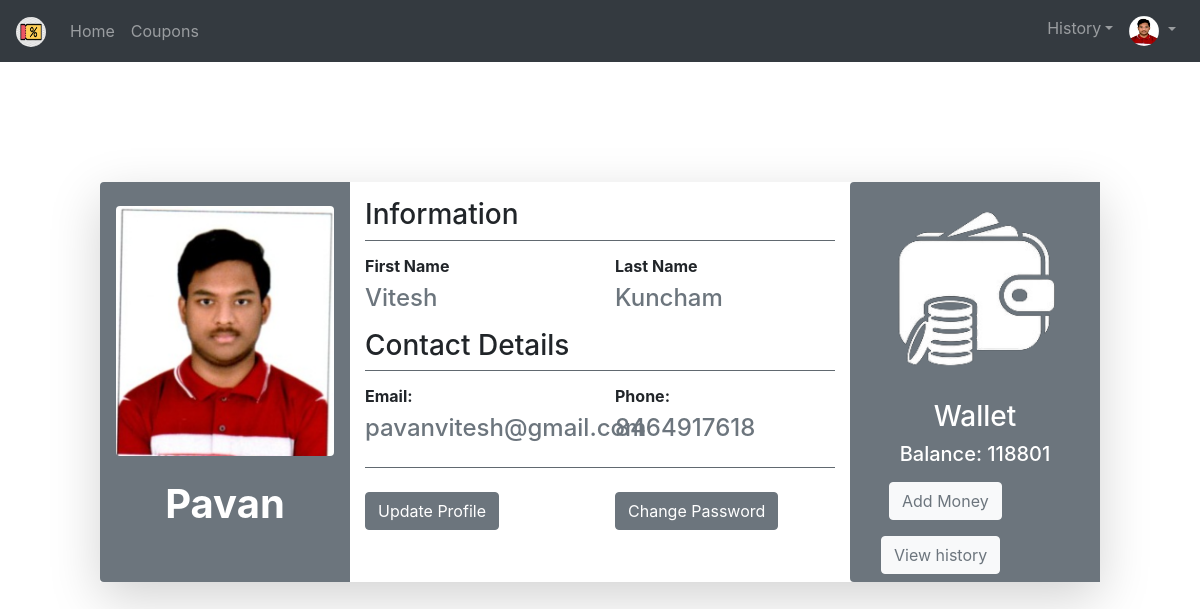
Page /Profile/ (signed in) on the committed database.
### CoupSwap_App/models.py (models this page shows)
class User(AbstractUser):
    mobile = models.CharField(max_length=10,null=True,blank=True)
    pfimg = models.ImageField(upload_to='Profiles/',default='pfle.png')
    cash = models.IntegerField(default=0)

### CoupSwap_App/views.py (the view)
# urls.py: path('Profile/',views.Profile,name='pf'),
def Profile(request):
    return render(request,'html/Profile.html')

### templates/html/Profile.html (shortened to what this page needs)
{% extends 'html/base.html' %}
{% load static %}
{% block content %}
<div class="container-fluid mt-4">
    <div class="row d-flex justify-content-center">
        <div class="col-md-10 mt-5 pt-5">
            <div class="row shadow-lg z-depth-3">
                <div class="col-sm-3 bg-secondary rounded-left">
                    <div class="card-block_text-center text-white">
                        <img src="{% static request.user.pfimg.url %}" class="rounded mx-auto my-4 d-block" height="250px">
                        <h1 class="font-weight-bold mt-3 text-center">{{request.user.username}}</h1>
                    </div>
                </div>
                <div class="col-sm-6 bg-white rounded-right">
                    <h3 class="mt-3">Information</h3>
                    <hr class="badge-secondary mt-0">
                    <div class="row">
                        <div class="col-sm-6">
                            <h6 class="font-weight-bold">First Name </h6>
                            <h4 class="text-muted">{{request.user.first_name}}</h4>
                        </div>
                        <div class="col-sm-6">
                            <h6 class="font-weight-bold">Last Name </h6>
                            <h4 class="text-muted">{{request.user.last_name}}</h4>
                        </div>
                    </div>
                    <h3 class="mt-2">Contact Details</h3>
                    <hr class="badge-secondary mt-0">
                    <div class="row">
                        <div class="col-sm-6">
                            <h6 class="font-weight-bold">Email:</h6>
                            <h4 class="text-muted">{{request.user.email}}</h4>
                        </div>
                        <div class="col-sm-6">
                            <h6 class="font-weight-bold">Phone:</h6>
                            <h4 class="text-muted">{{request.user.mobile}}</h4>
                        </div>
                    </div>
                    <hr class="bg-secondary">
                    <div class="row mb-3">
                        <div class="col-sm-6">
                            <a href="{% url 'up' %}" class="btn btn-secondary form-controls my-2">Update Profile</a>
                        </div>
                        <div class="col-sm-6">
                            <a href="{% url 'cp' %}" class="btn btn-secondary form-controls my-2">Change Password</a>
                        </div>
                    </div>
                </div>
                <div class="col-sm-3 bg-secondary rounded-left">
                    <div class="card-block_text-center text-white">
                        <img src="{% static 'images/Wallet.png' %}" class="rounded mx-auto my-4 d-block" height="170px">
                        <h3 class="text-center">Wallet</h3>
                        <h5 class="text-center">Balance: {{request.user.cash}}</h5>
                        <a href="{% url 'pa' %}" class="btn btn-light form-controls ml-4 my-2 text-muted">Add Money</a>
                        <a href="{% url 'hi' 1 %}" class="btn btn-light form-controls ml-3 my-2 text-muted">View history</a>
                    </div>
                </div>
            </div>
        </div>
    </div>
</div>
{% endblock %}

### templates/html/base.html (shortened to what this page needs)
{% load static %}
<!DOCTYPE html>
<html>
<head>
	<link rel="stylesheet" type="text/css" href="{% static 'css/bootstrap.min.css' %}">
</head>
<body>
    {% include 'html/navbar.html' %}
    {% block content %}
    {% endblock %}
</body>
</html>

### templates/html/navbar.html (shortened to what this page needs)
{% load static %}
<nav class="navbar navbar-expand-md bg-dark navbar-dark">
  <a class="navbar-brand" href="{% url 'hm' %}">
    <img src="{% static 'images/logo.png' %}" class="rounded-circle" width="30px" height="30px">
  </a>
  <div class="collapse navbar-collapse" id="collapsibleNavbar">
    <ul class="navbar-nav">
      <li class="nav-item">
        <a class="nav-link {% if request.path == '/' %}active{% endif %}" href="{% url 'hm' %}">Home</a>
      </li>
    </ul>
    {% if not user.is_authenticated %}
      <ul class="navbar-nav ml-auto">
        <li class="nav-item">
          <a class="nav-link {% if request.path == '/register/' %}active{% endif %}" href="{% url 'rg' %}">Register</a>
        </li>
        <li class="nav-item">
          <a class="nav-link {% if request.path == '/login/' %}active{% endif %}" href="{% url 'ln' %}">Login</a>
        </li>
      </ul>
    {% else %}
      <ul class="navbar-nav">
        <li class="nav-item">
          <a class="nav-link {% if request.path == '/Coupons/' %}active{% endif %}" href="{% url 'co' %}">Coupons</a>
        </li>
      </ul>
      <ul class="navbar-nav ml-auto">
        <li class="nav-item">
          <div class="dropdown">
            <a class="nav-link dropdown-toggle" data-toggle="dropdown">History</a>
          </div>
        </li>
        <li class="nav-item">
          <div class="dropdown">
            <a class="nav-link dropdown-toggle" data-toggle="dropdown">
              <img src="{% static request.user.pfimg.url %}" class="rounded-circle" width="30px" height="30px">
            </a>
          </div>
        </li>
      </ul>
    {% endif %}
  </div>
</nav>

### rows in the picture
User: pfimg (picture), user.username "Pavan", user.first_name "Vitesh", user.last_name "Kuncham", user.email "pavanvitesh@gmail.com", user.mobile "8464917618", user.cash "118801"
